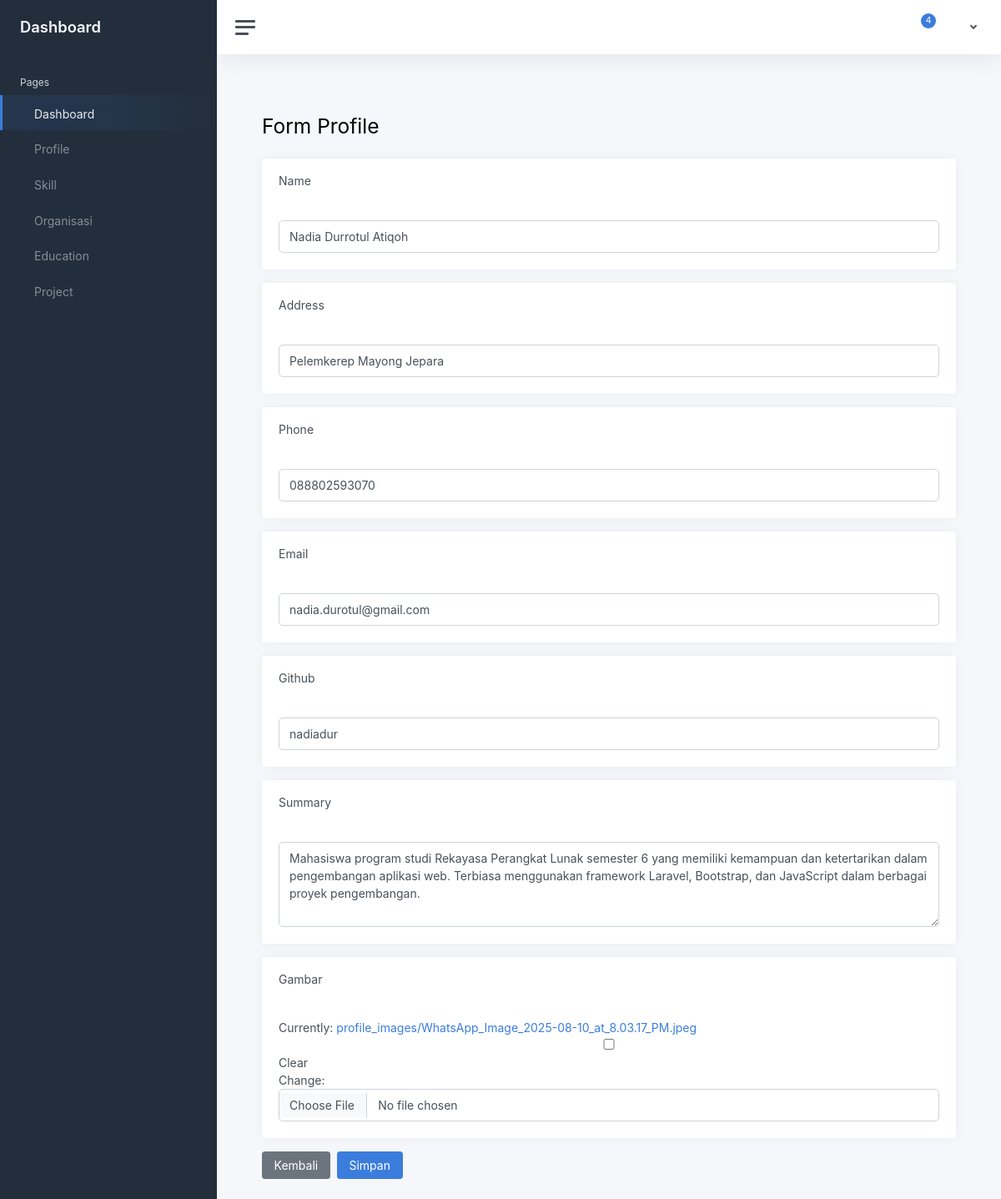
The app's page /dashboard/profiles/1/edit/ with its own data.
### cv_api/models.py (models this page shows, shortened)
class Profile(models.Model):
    name = models.CharField(max_length=100)
    address = models.CharField(max_length=200)
    phone = models.CharField(max_length=20)
    email = models.EmailField()
    github = models.CharField(max_length=100, blank=True, null=True)
    summary = models.TextField()
    image = models.ImageField(upload_to='profile_images/', blank=True, null=True)

### cv_api/views.py (the view)
# urls.py: path('dashboard/profiles/<int:pk>/edit/', cv_views.profile_edit, name='profile_edit'),
def profile_edit(request, pk):
    profile = get_object_or_404(Profile, pk=pk)
    if request.method == 'POST':
        form = ProfileForm(request.POST, request.FILES, instance=profile)  # ✅ request.FILES juga di sini
        if form.is_valid():
            form.save()
            return redirect('profile_list')
    else:
        form = ProfileForm(instance=profile)
    return render(request, 'frontend/profiles/form.html', {'form': form})

### cv_api/forms.py
class ProfileForm(forms.ModelForm):
    class Meta:
        model = Profile
        fields = ['name', 'address', 'phone', 'email', 'github', 'summary', 'image']
        widgets = {
            'name': forms.TextInput(attrs={'class': 'form-control'}),
            'address': forms.TextInput(attrs={'class': 'form-control'}),
            'phone': forms.TextInput(attrs={'class': 'form-control'}),
            'email': forms.EmailInput(attrs={'class': 'form-control'}),
            'github': forms.URLInput(attrs={'class': 'form-control'}),
            'summary': forms.Textarea(attrs={'class': 'form-control', 'rows': 4}),
            'image': forms.ClearableFileInput(attrs={'class': 'form-control'}),
        }

### frontend/static/templates/frontend/profiles/form.html (shortened to what this page needs)
{% extends "frontend/base.html" %}
{% block content %}
<div class="container mt-4">
    <h2 class="mb-4">Form Profile</h2>
    <form method="post" enctype="multipart/form-data">
        <div class="card mb-3">
            <div class="card-header">Name</div>
            <div class="card-body">
                {{ form.name }}
            </div>
        </div>
        <div class="card mb-3">
            <div class="card-header">Address</div>
            <div class="card-body">
                {{ form.address }}
            </div>
        </div>
        <div class="card mb-3">
            <div class="card-header">Phone</div>
            <div class="card-body">
                {{ form.phone }}
            </div>
        </div>
        <div class="card mb-3">
            <div class="card-header">Email</div>
            <div class="card-body">
                {{ form.email }}
            </div>
        </div>
        <div class="card mb-3">
            <div class="card-header">Github</div>
            <div class="card-body">
                {{ form.github }}
            </div>
        </div>
        <div class="card mb-3">
            <div class="card-header">Summary</div>
            <div class="card-body">
                {{ form.summary }}
            </div>
        </div>
        <div class="card mb-3">
    <div class="card-header">Gambar</div>
    <div class="card-body">
        {{ form.image }}
    </div>
</div>
        <div class="d-flex gap-2 mt-3">
            <a href="{% url 'profile_list' %}" class="btn btn-secondary">Kembali</a>
            <button type="submit" class="btn btn-primary">Simpan</button>
        </div>
    </form>
</div>
{% endblock %}

### frontend/static/templates/frontend/profiles/form.html (style rules this page uses)
.card input, .card textarea, .card select { width: 100%; padding: 8px 12px; border-radius: 5px; border: 1px solid #ced4da; }

### records on screen
Profile: name "Nadia Durrotul Atiqoh", address "Pelemkerep Mayong Jepara", phone "088802593070", email "nadia.durotul@gmail.com", github "nadiadur", summary "Mahasiswa program studi Rekayasa Perangkat Lunak semester 6 yang memiliki kemampuan dan ketertarikan dalam pengembangan aplikasi web. Terbiasa menggunakan framework Laravel, Bootstrap, dan JavaScript dalam berbagai proyek pengembangan."
